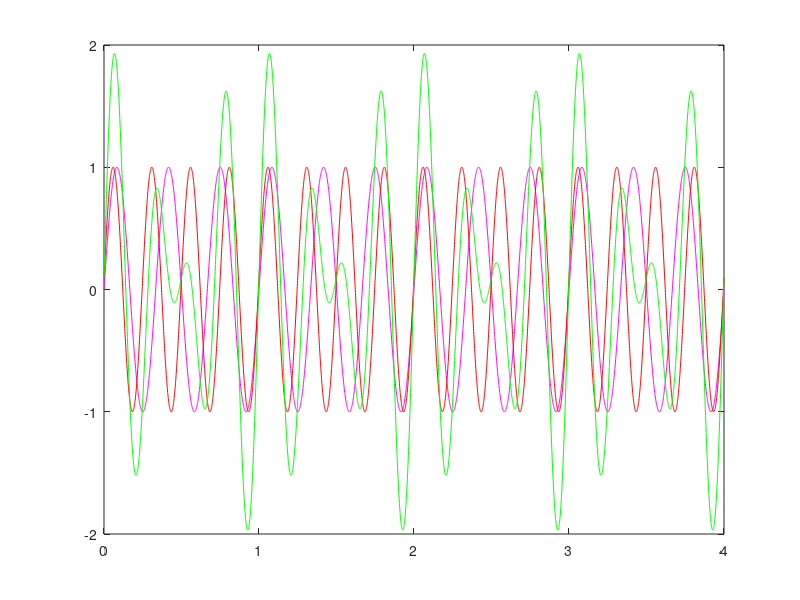

MATLAB code for this plot:
f0_1 = (6*pi) / (2*pi);
f0_2 = (8*pi) / (2*pi);
f0 = gcd(f0_1,f0_2);

T = 1/f0;
Ta = 0.001;
t = 0:Ta:T*4;
y = sin(2*pi*f0_1*t); %sin(2*pi*f0*t)


T = 1/f0;
Ta = 0.001;
t = 0:Ta:T*4;
z = sin(2*pi*f0_2*t + 0.1); %sin(2*pi*f0*t)

p = y + z;

plot(t,y, 'm' , t, z, 'r' , t, p, 'g');
fprintf('Freq: %f \nT: %f \nTa: %f\n', f0, T, Ta);
